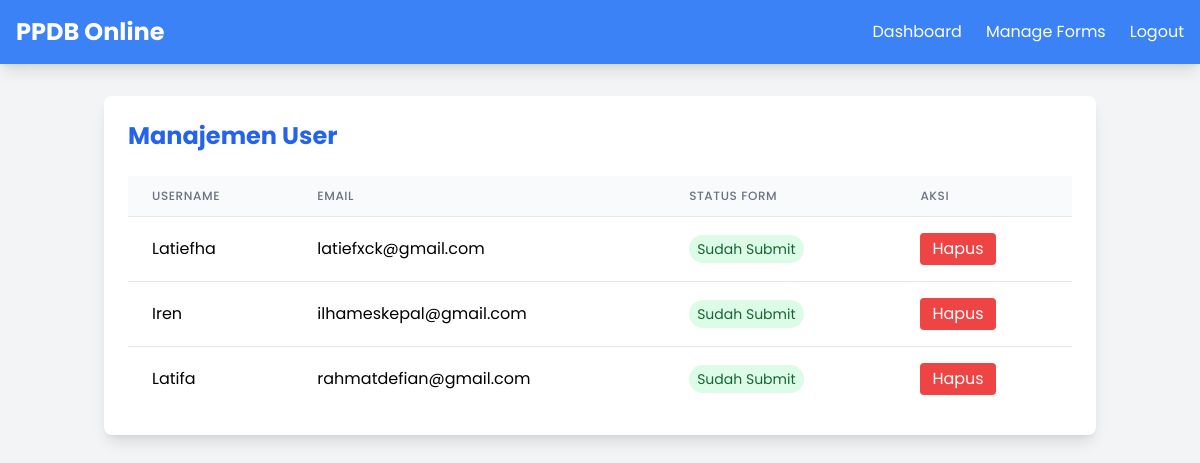
Page /admin/manage_users (signed in) on the earlier database version.
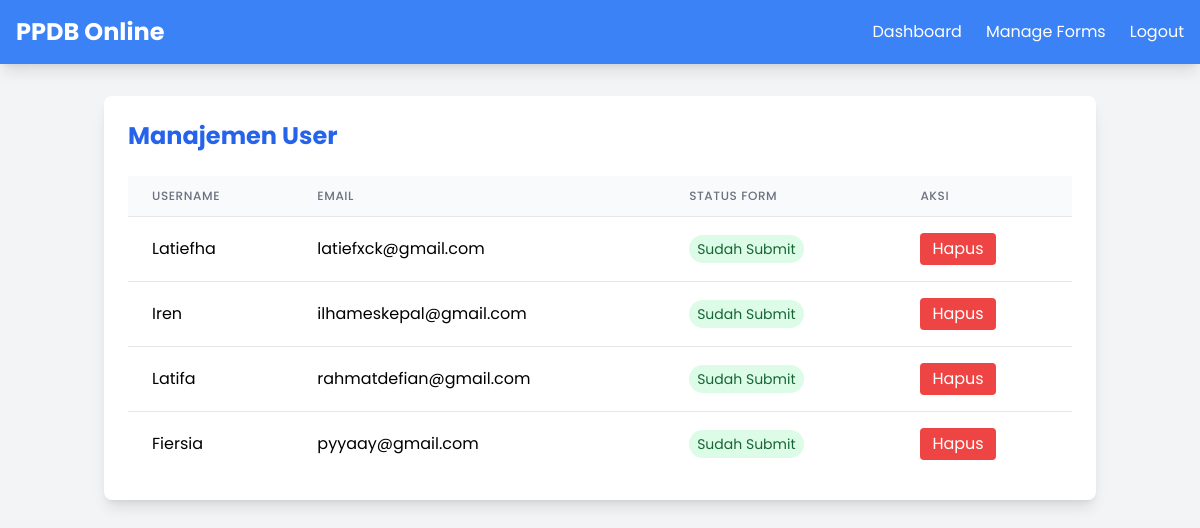
Same page on the later database version.
### app/models.py (models this page shows, shortened)
class User(UserMixin, db.Model):
    __tablename__ = 'users'
    id = db.Column(db.Integer, primary_key=True)
    username = db.Column(db.String(50), unique=True, nullable=False)
    email = db.Column(db.String(100), unique=True, nullable=False)
    password_hash = db.Column(db.String(128), nullable=False)
    is_admin = db.Column(db.Boolean, default=False)
    notifications = db.Column(db.JSON, nullable=True, default=list)
    has_submitted_form = db.Column(db.Boolean, default=False)

### app/routes/admin.py (the view)
    def wrapper(*args, **kwargs):
        if not current_user.is_authenticated or not current_user.is_admin:
            flash("Anda tidak memiliki akses ke halaman ini.", "danger")
            return redirect(url_for('main.index'))
        return func(*args, **kwargs)

### app/routes/admin.py (called while the page is built)
def admin_required(func):
    def wrapper(*args, **kwargs):
        if not current_user.is_authenticated or not current_user.is_admin:
            flash("Anda tidak memiliki akses ke halaman ini.", "danger")
            return redirect(url_for('main.index'))
        return func(*args, **kwargs)
    wrapper.__name__ = func.__name__
    return wrapper

@admin_bp.route('/manage_users')
@login_required
@admin_required
def manage_users():
    users = User.query.filter_by(is_admin=False).all()
    return render_template('manage_users.html', users=users)

### app/templates/manage_users.html (shortened to what this page needs)
<!DOCTYPE html>
<html lang="id">
<head>
    <script src="https://cdn.tailwindcss.com"></script>
</head>
<body class="bg-gray-100 min-h-screen flex flex-col">
    <nav class="bg-blue-500 shadow-lg">
        <div class="max-w-7xl mx-auto px-4">
            <div class="flex justify-between items-center py-4">
                <a href="/" class="text-2xl font-bold text-white">PPDB Online</a>
                <div class="hidden md:flex space-x-6">
                    <a href="{{ url_for('admin_bp.dashboard_admin') }}" class="text-white hover:text-gray-200">Dashboard</a>
                    <a href="{{ url_for('admin_bp.manage_forms') }}" class="text-white hover:text-gray-200">Manage Forms</a>
                    <a href="/logout" class="text-white hover:text-gray-200">Logout</a>
                </div>
            </div>
        </div>
    </nav>
    <div class="container mx-auto px-4 py-8">
        <div class="bg-white rounded-lg shadow-lg p-6">
            <div class="flex justify-between items-center mb-6">
                <h2 class="text-2xl font-bold text-blue-600">Manajemen User</h2>
            </div>
            <div class="overflow-x-auto">
                <table class="min-w-full divide-y divide-gray-200">
                    <thead>
                        <tr>
                            <th class="px-6 py-3 bg-gray-50 text-left text-xs font-medium text-gray-500 uppercase tracking-wider">
                                Username
                            </th>
                            <th class="px-6 py-3 bg-gray-50 text-left text-xs font-medium text-gray-500 uppercase tracking-wider">
                                Email
                            </th>
                            <th class="px-6 py-3 bg-gray-50 text-left text-xs font-medium text-gray-500 uppercase tracking-wider">
                                Status Form
                            </th>
                            <th class="px-6 py-3 bg-gray-50 text-left text-xs font-medium text-gray-500 uppercase tracking-wider">
                                Aksi
                            </th>
                        </tr>
                    </thead>
                    <tbody class="bg-white divide-y divide-gray-200">
                        {% for user in users %}
                        <tr id="user-row-{{ user.id }}">
                            <td class="px-6 py-4 whitespace-nowrap">{{ user.username }}</td>
                            <td class="px-6 py-4 whitespace-nowrap">{{ user.email }}</td>
                            <td class="px-6 py-4 whitespace-nowrap">
                                {% if user.has_submitted_form %}
                                    <span class="px-2 py-1 text-sm text-green-800 bg-green-100 rounded-full">
                                        Sudah Submit
                                    </span>
                                {% else %}
                                    <span class="px-2 py-1 text-sm text-red-800 bg-red-100 rounded-full">
                                        Belum Submit
                                    </span>
                                {% endif %}
                            </td>
                            <td class="px-6 py-4 whitespace-nowrap">
                                <button onclick="deleteUser({{ user.id }})"
                                        class="bg-red-500 hover:bg-red-600 text-white px-3 py-1 rounded">
                                    Hapus
                                </button>
                            </td>
                        </tr>
                        {% endfor %}
                    </tbody>
                </table>
            </div>
        </div>
    </div>
</body>
</html>

### app/templates/manage_users.html (style rules this page uses)
body { font-family: 'Poppins', sans-serif; }

Differences in the rows shown:
added User: username "Fiersia", email "pyyaay@gmail.com", has_submitted_form "Sudah Submit"
